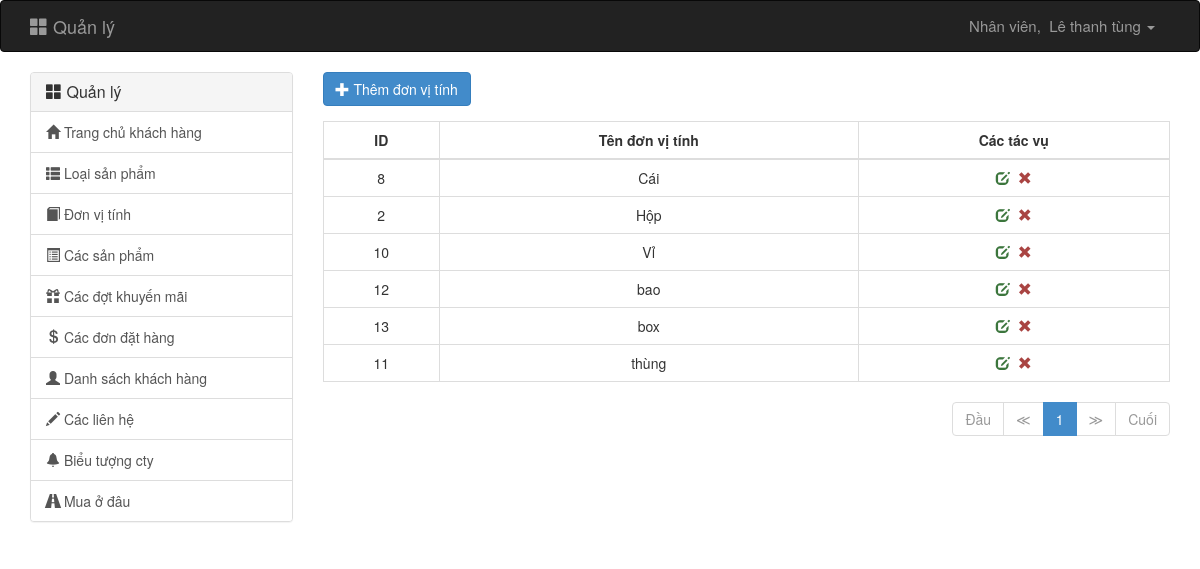
Page /admin.php?controller=unit (signed in) on the committed database.
### tables this page shows
CREATE TABLE IF NOT EXISTS `unit` (
  `ID` int(11) NOT NULL AUTO_INCREMENT,
  `UNIT_NAME` varchar(100) NOT NULL,
  PRIMARY KEY (`ID`),
  UNIQUE KEY `UNIT_NAME_UNIQUE` (`UNIT_NAME`)
);

### backend/controllers/unit/index.php (called while the page is built, shortened)
<?php
if (isset($_GET['page']))
    $page = intval($_GET['page']);
else
    $page = 1;
$page = ($page > 0) ? $page : 1;
$limit = 10;
$offset = ($page - 1) * $limit;
$options = array(
    'limit' => $limit,
    'offset' => $offset,
    'order_by' => 'unit_name ASC'
);
$url = 'admin.php?controller=unit';
$total_rows = get_total('unit', $options);
$total = ceil($total_rows / $limit);
$categories = get_all('unit', $options);
$pagination = pagination($url, $page, $total);
require('backend/views/unit/index.php');

### backend/models/model.php (called while the page is built, shortened)
<?php
function get_all($table, $options = array()) {
    $select = isset($options['select']) ? $options['select'] : '*';
    $where = isset($options['where']) ? 'WHERE ' . $options['where'] : '';
    $order_by = isset($options['order_by']) ? 'ORDER BY ' . $options['order_by'] : '';
    $limit = isset($options['offset']) && isset($options['limit']) ? 'LIMIT ' . $options['offset'] . ',' . $options['limit'] : '';
    $sql = "SELECT $select FROM `$table` $where $order_by $limit";
    $query = mysql_query($sql) or die(mysql_error());
    $data = array();
    if (mysql_num_rows($query) > 0) {
        while ($row = mysql_fetch_assoc($query)) {
            $data[] = $row;
        }
    }
    return $data;
}
function get_total($table, $options = array()) {
    $where = isset($options['where']) ? 'WHERE ' . $options['where'] : '';
    $sql = "SELECT COUNT(*) as total FROM `$table` $where";
    $query = mysql_query($sql) or die(mysql_error());
    $row = mysql_fetch_assoc($query);
    return $row['total'];
}

### backend/views/unit/table.php (the view, shortened to what this page needs)
<form id="unit_form" method="post" action="admin.php?controller=unit" role="form">
    <div class="col-xs-12">
        <div class="form-group pull-left">
            <a href="admin.php?controller=unit&amp;action=edit" class="btn btn-primary"><i class="glyphicon glyphicon-plus"></i>&nbsp;<?= UNIT_TABLE_BUTTON_ADD ?></a>
            <br/>
        </div>
        <table class="table table-bordered table-hover">
            <thead>
                <tr>
                    <th><?= UNIT_TABLE_ID ?></th>
                    <th><?= UNIT_TABLE_NAME ?></th>
                    <th><?= UNIT_TABLE_TASK ?></th>
                </tr>
            </thead>
            <tbody>
                <?php foreach ($categories as $category): ?>
                    <tr>
                        <td><?= $category['ID']; ?></td>
                        <td><?= $category['UNIT_NAME']; ?></td>
                        <td>
                            <a href="admin.php?controller=unit&amp;action=edit&amp;cid=<?= $category['ID']; ?>" class="text-success" title="edit unit"><i class="glyphicon glyphicon-edit"></i></a>&nbsp;
                            <a href="#" onclick="if (confirm('<?= UNIT_TABLE_CONFIRM_DELETE ?>')) {
                                            location.href = 'admin.php?controller=unit&amp;action=delete&amp;cid=<?= $category['ID']; ?>';
                                        }" class="text-danger" title="delete unit"><i class="glyphicon glyphicon-remove"></i></a>
                        </td>
                    </tr>
                <?php endforeach; ?>
            </tbody>
        </table>
        <div class="text-right">
            <?php echo $pagination; ?>
        </div>
    </div>
</form>

### backend/views/unit/table.php (style rules this page uses)
.table th, .table td { text-align: center; vertical-align: middle; width: auto; }

### rows in the picture
unit: ID "8", UNIT_NAME "Cái"
unit: ID "2", UNIT_NAME "Hộp"
unit: ID "10", UNIT_NAME "Vỉ"
unit: ID "12", UNIT_NAME "bao"
unit: ID "13", UNIT_NAME "box"
unit: ID "11", UNIT_NAME "thùng"

### other values in the picture
NAVBAR_HOME_TITLE_ "Quản lý"
NAVBAR_STAFF "Nhân viên"
$_SESSION['login'][3] "Lê thanh tùng"
SIDEBAR_MAIN_MENU "Quản lý"
SIDEBAR_MAIN_PAGE_MENU "Trang chủ khách hàng"
SIDEBAR_CATEGORIES_MENU "Loại sản phẩm"
SIDEBAR_UNITS_MENU "Đơn vị tính"
SIDEBAR_PRODUCTS_MENU "Các sản phẩm"
SIDEBAR_PROMOTIONS_MENU "Các đợt khuyến mãi"
SIDEBAR_ORDERS_MENU "Các đơn đặt hàng"
SIDEBAR_CUMSTOMERS_MENU "Danh sách khách hàng"
SIDEBAR_CONTACTS_MENU "Các liên hệ"
SIDEBAR_LOGO_MENU "Biểu tượng cty"
SIDEBAR_BRANCHES_MENU "Mua ở đâu"
UNIT_TABLE_BUTTON_ADD "Thêm đơn vị tính"
